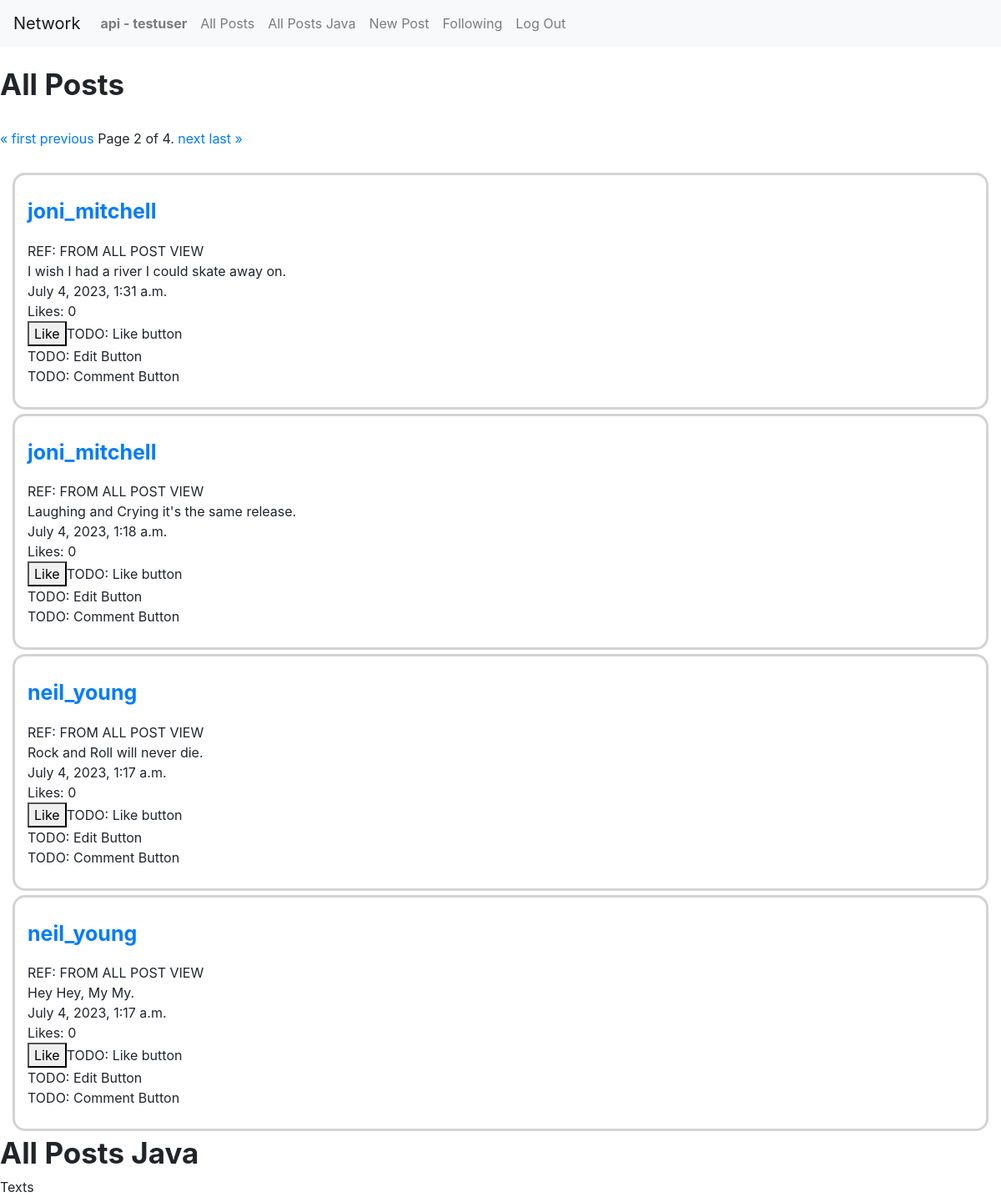
/?page=2 (signed in), run on the app's committed database.
### network/models.py (models this page shows, shortened)
class User(AbstractUser):
    followed_by_user = models.IntegerField(default=0)
    followers_of_user = models.IntegerField(default=0)
    def __str__(self):
        return f"{self.username}"

class Post(models.Model):
    content = models.CharField(max_length=128)
    user = models.ForeignKey(User, on_delete=models.CASCADE, related_name="user")
    likes = models.IntegerField(default=0)
    timestamp = models.DateTimeField(auto_now_add=True)

### network/views.py (the view, shortened to what this page needs)
# urls.py: path("", views.index, name="index"),
def index(request, request_name=None):
    if (request_name == None):
        print("Name = None")
    else:
        print("Name from request: ", request_name)
    if request.method == "POST":
        post_content = request.POST["post_content"]
        post = Post(content=post_content, user=request.user)
        post.save()
        return HttpResponseRedirect(reverse("index"))
    else:
        if request.user.is_authenticated:
          if (request_name == None):
            print("Name = None") #print test, can delete
            active_user = User.objects.get(username=request.user)
            active_user_posts = Post.objects.filter(user=active_user.id).order_by("-timestamp")
            paginator_active_user = Paginator(active_user_posts, 2)
            page_number = request.GET.get('page')
            page_obj_active_user = paginator_active_user.get_page(page_number)
            posts = Post.objects.all().order_by("-timestamp")
            paginator = Paginator(posts, 4)
            page_number = request.GET.get('page')
            page_obj = paginator.get_page(page_number)
            return render(request, "network/index.html",
            {"page_obj" : page_obj,
            "page_obj_active_user": page_obj_active_user,
            "active_user": active_user})

### network/templates/network/index.html (shortened to what this page needs)
{% extends "network/layout.html" %}
{% load static %}
{% block body %}
    {% if user.is_authenticated %}
      <br>
    {% endif %}
    <div id="all_post-view">
    <h3 style="font-size: 35px";><strong>All Posts</strong></h3>
    <br>
        <div class="pagination">
          <span class="step-links">
            {% if page_obj.has_previous %}
              <a href="?page=1">&laquo; first</a>
              <a href="?page={{ page_obj.previous_page_number }}">previous</a>
            {% endif %}
            <span class="current">
              Page {{ page_obj.number }} of {{ page_obj.paginator.num_pages }}.
            </span>
            {% if page_obj.has_next %}
              <a href="?page={{ page_obj.next_page_number }}">next</a>
              <a href="?page={{ page_obj.paginator.num_pages }}">last &raquo;</a>
            {% endif %}
          </span>
        </div><br>
        {% for p in page_obj %}
          <div class="post_style">
            <p class="api_user_post" name="user_name" data-name="{{p.user}}" style="font-size:25px; font-weight: bold ;">
              <a href="#">{{p.user}}</a>
            </p>
            REF: FROM ALL POST VIEW<br>
            {{p.content}}<br>
            {{p.timestamp}}<br>
            Likes: {{p.likes}}<br>
            <button>Like</button>TODO: Like button<br>
            TODO: Edit Button<br>
            TODO: Comment Button
            <br>
          </div>
        {% endfor %}
    </div>
    <div id="all_post_java-view">
      <h3 style="font-size: 35px";><strong>All Posts Java</strong></h3>
      Texts
    </div>
{% endblock %}

### network/templates/network/layout.html (shortened to what this page needs)
{% load static %}
<!DOCTYPE html>
<html lang="en">
    <head>
        <link rel="stylesheet" href="https://stackpath.bootstrapcdn.com/bootstrap/4.4.1/css/bootstrap.min.css">
        <link  href="{% static 'network/styles.css' %}" rel="stylesheet">
    </head>
    <body>
        <nav class="navbar navbar-expand-lg navbar-light bg-light">
        <a class="navbar-brand" href="#">Network</a>
            <div class="testclass">
              <ul class="navbar-nav mr-auto">
                {% if user.is_authenticated %}
                <li class="api_user_post" class="nav-item" data-name="{{user.username}}">
                  <a class="nav-link" href="#"><strong>api - {{ user.username }}</strong></a>
                </li>
                {% endif %}
                  <li id="all_posts" class="nav-item">
                    <a class="nav-link" href="#">All Posts</a>
                  </li>
                  <li id="all_posts_java" class="nav-item">
                    <a class="nav-link" href="#">All Posts Java</a>
                  </li>
                {% if user.is_authenticated %}
                  <li id="new_post" class="nav-item">
                    <a class="nav-link" href="#">New Post</a>
                  </li>
                  <li id="following" class="nav-item">
                    <a class="nav-link" href="#">Following</a>
                  </li>
                  <li class="nav-item">
                    <a class="nav-link" href="{% url 'logout' %}">Log Out</a>
                  </li>
                {% endif %}
              </ul>
            </div>
          </nav>
        <div class="body">
            {% block body %}
            {% endblock %}
        </div>
    </body>
</html>

### network/static/network/styles.css (style rules this page uses)
.post_style { border-color: lightgrey; border-radius:15px; border-style: solid; margin: 5px 15px 5px 15px; padding:25px 15px 25px 15px; }

### data on the page
User: username "testuser"
Post: user "joni_mitchell", content "I wish I had a river I could skate away on.", timestamp "July 4, 2023, 1:31 a.m.", likes "0"
Post: user "joni_mitchell", content "Laughing and Crying it's the same release.", timestamp "July 4, 2023, 1:18 a.m.", likes "0"
Post: user "neil_young", content "Rock and Roll will never die.", timestamp "July 4, 2023, 1:17 a.m.", likes "0"
Post: user "neil_young", content "Hey Hey, My My.", timestamp "July 4, 2023, 1:17 a.m.", likes "0"

### other printed values
{{ page_obj.number }} "2"
{{ page_obj.paginator.num_pages }} "4"
